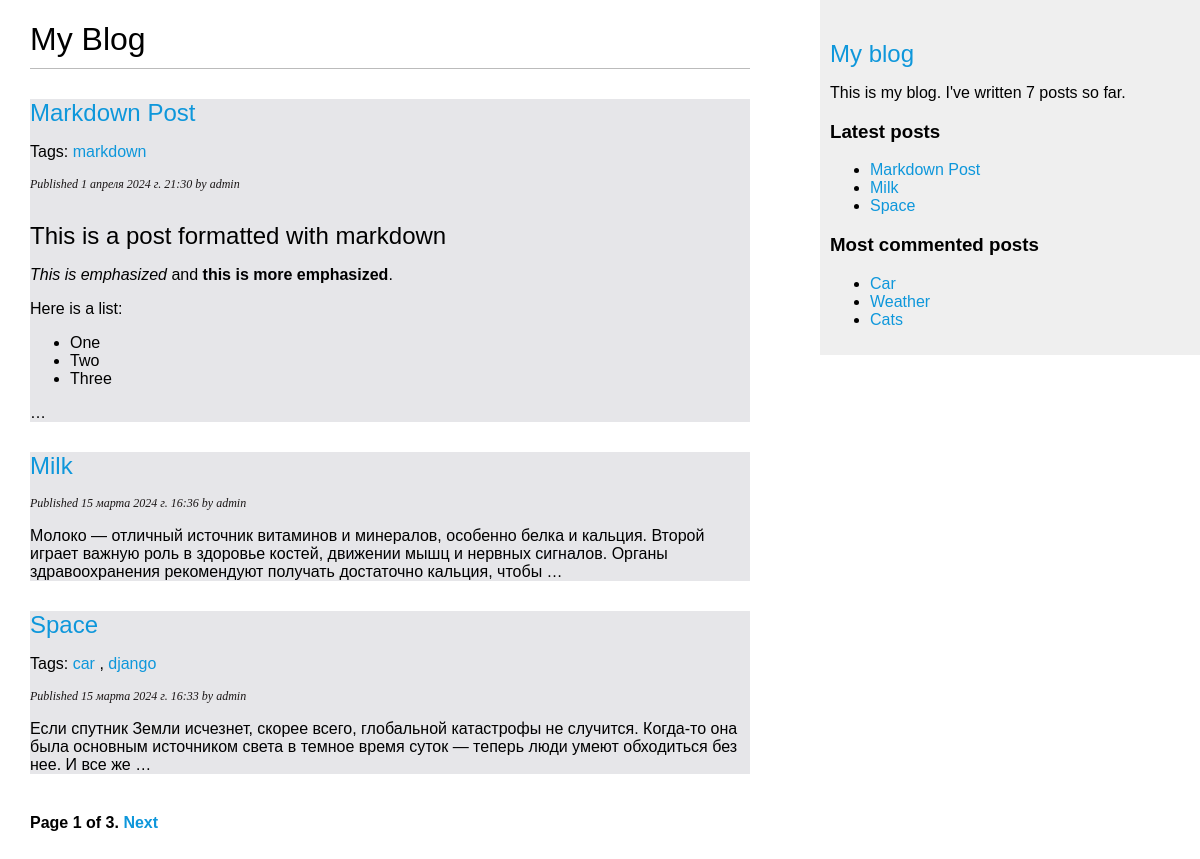
Screenshot of /blog/ with the database file from the repository.
### blog/models.py (models this page shows, shortened)
class Post(models.Model):
    class Status(models.TextChoices):
        DRAFT = 'DF', 'Draft'
        PUBLISHED = 'PB', 'Published'
    title = models. CharField(max_length=250)
    slug = models.SlugField(max_length=250, unique_for_date='publish') # при использовании параметра unique_for_date поле slug должно быть уникальным для даты, сохраненной в поле publish
    author = models.ForeignKey(User, on_delete=models.CASCADE, related_name='blog_posts') #related_name, чтобы указывать имя обратной связи, от User к Post - user.blog_posts
    body = models.TextField()
    publish = models.DateTimeField(default=timezone.now)
    created = models.DateTimeField(auto_now_add=True)
    updated = models.DateTimeField(auto_now=True)
    status = models.CharField(max_length=2, choices=Status.choices, default=Status.DRAFT)
    tags = TaggableManager()
    objects = models.Manager() # менеджер, применяемый по умолчанию
    published = PublishedManager() # конкретно-прикладной менеджер
    class Meta:
        ordering = ['-publish']
        indexes = [
            models.Index(fields=['-publish']),
        ]
    def get_absolute_url(self):
        return reverse('blog:post_detail',
                       args=[self.publish.year,
                             self.publish.month,
                             self.publish.day,
                             self.slug])

### blog/views.py (the view)
# urls.py: path('', views.post_list, name='post_list'),
def post_list(request, tag_slug=None):
    post_list = Post.published.all()
    tag = None
    if tag_slug:
        tag = get_object_or_404(Tag, slug=tag_slug)
        post_list = post_list.filter(tags__in=[tag])
    paginator = Paginator(post_list, 3)
    page_number = request.GET.get('page', 1)
    try:
        posts = paginator.page(page_number)
    except PageNotAnInteger:
        posts = paginator.page(1)
    except EmptyPage:
        posts = paginator.page(paginator.num_pages)
    return render(request, 'blog/post/list.html', {'posts': posts, 'tag': tag})

### blog/models.py (called while the page is built)
    def get_queryset(self):
        return super().get_queryset().filter(status=Post.Status.PUBLISHED)

### blog/templatetags/blog_tags.py (called while the page is built)
@register.simple_tag
def total_posts():
    return Post.published.count()

@register.inclusion_tag('blog/post/latest_posts.html')
def show_latest_posts(count=5):
    latest_posts = Post.published.order_by('-publish')[:count]
    return {'latest_posts': latest_posts}

@register.simple_tag
def get_most_commented_posts(count=3):
    return Post.published.annotate(total_comments=Count('comments')).order_by('-total_comments')[:count]

@register.filter(name='markdown')
def markdown_format(text):
    return mark_safe(markdown.markdown(text))

### blog/templates/blog/post/list.html (shortened to what this page needs)
<!DOCTYPE html>
{% extends "blog/base.html" %}
{% load blog_tags %}
{% block content %}
    <h1>My Blog</h1>
    {% for post in posts %}
        <div class="post_bacround_color">
            <h2>
                <a href="{{ post.get_absolute_url }}">{{ post.title }}</a>
            </h2>
            <p class="tags">
                {% if post.tags.all %}
                    Tags:
                    {% for tag in post.tags.all %}
                        <a href="{% url 'blog:post_list_by_tag' tag.slug %}">{{ tag.name }}</a>
                        {% if not forloop.last %}, {% endif %}
                    {% endfor %}
                {% endif %}
            </p>
            <p class="date"> Published {{ post.publish }} by {{ post.author }}</p>
            {{ post.body|markdown|truncatewords_html:30  }}
        </div>
    {% endfor %}
    {% include "pagination.html" with page=posts %}
{% endblock %}

### blog/templates/blog/base.html (shortened to what this page needs)
<!DOCTYPE html>
{% load blog_tags %}
{% load static %}
<html>
<head>
    <link href="{% static 'css/blog.css' %}" rel="stylesheet">
</head>
<body>
    <div id="content">
        {% block content %}
        {% endblock %}
    </div>
    <div id="sidebar">
        <h2><a href="{% url 'blog:post_list' %}">My blog</a></h2>
        <p>This is my blog. I've written {% total_posts %} posts so far.</p>
        <h3>Latest posts</h3>
        {% show_latest_posts 3 %}
        <h3>Most commented posts</h3>
        {% get_most_commented_posts as most_commented_posts %}
        <ul>
            {% for post in most_commented_posts %}
                <li>
                    <a href="{{ post.get_absolute_url }}">{{ post.title }}</a>
                </li>
            {% endfor %}
        </ul>
    </div>
</body>
</html>

### blog/templates/blog/post/latest_posts.html
<!DOCTYPE html>
<ul>
    {% for post in latest_posts %}
        <li>
            <a href="{{ post.get_absolute_url }}">{{ post.title }}</a>
        </li>
    {% endfor %}
</ul>

### blog/static/css/blog.css (style rules this page uses)
body { margin:0; padding:0; font-family:helvetica, sans-serif; }
a { color:#0e97db; text-decoration:none; }
.post_bacround_color { background-color: #e6e6e9; }
h1 { font-weight:normal; border-bottom:1px solid #bbb; padding:0 0 10px 0; }
h2 { font-weight:normal; margin:30px 0 0; }
#content { float:left; width:60%; padding:0 0 0 30px; }
#sidebar { float:right; width:30%; padding:10px; background:#efefef; height:100%; }
p.date { color:#1a1616; font-family: georgia, serif; font-size: 12px; font-style: italic; }

### rows the page displays
Post: title "Markdown Post", publish "1 апреля 2024 г. 21:30", author "admin", body "This is a post formatted with markdown This is emphasized and this is more emphasized . Here is a list: One Two Three …"
Tag: name "markdown"
Post: title "Milk", publish "15 марта 2024 г. 16:36", author "admin", body "Молоко — отличный источник витаминов и минералов, особенно белка и кальция. Второй играет важную роль в здоровье костей, движении мышц и нервных сигналов. Органы здравоохранения рекомендуют получать достаточно кальция, чтобы …"
Post: title "Space", publish "15 марта 2024 г. 16:33", author "admin", body "Если спутник Земли исчезнет, скорее всего, глобальной катастрофы не случится. Когда-то она была основным источником света в темное время суток — теперь люди умеют обходиться без нее. И все же …"
Tag: name "car"
Tag: name "django"
Post: title "Car"
Post: title "Weather"
Post: title "Cats"

### other values shown
{{ page.number }} "1"
{{ page.paginator.num_pages }} "3"
